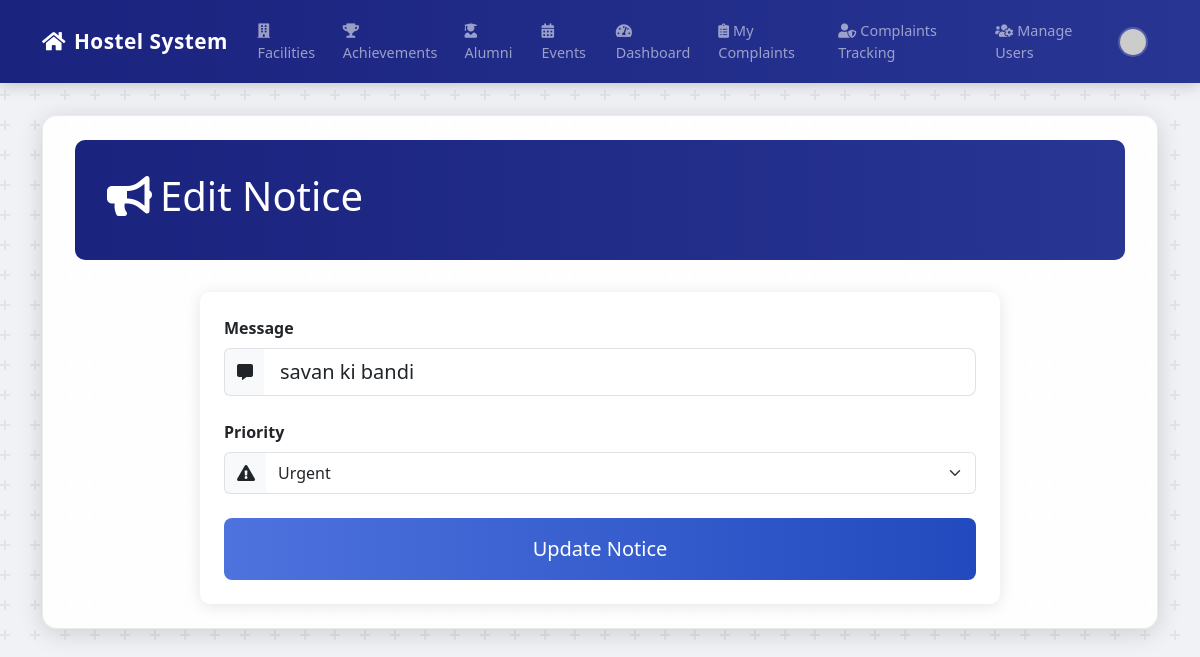
/admin/notice/edit/7 (signed in), run on an earlier commit of the app's database.
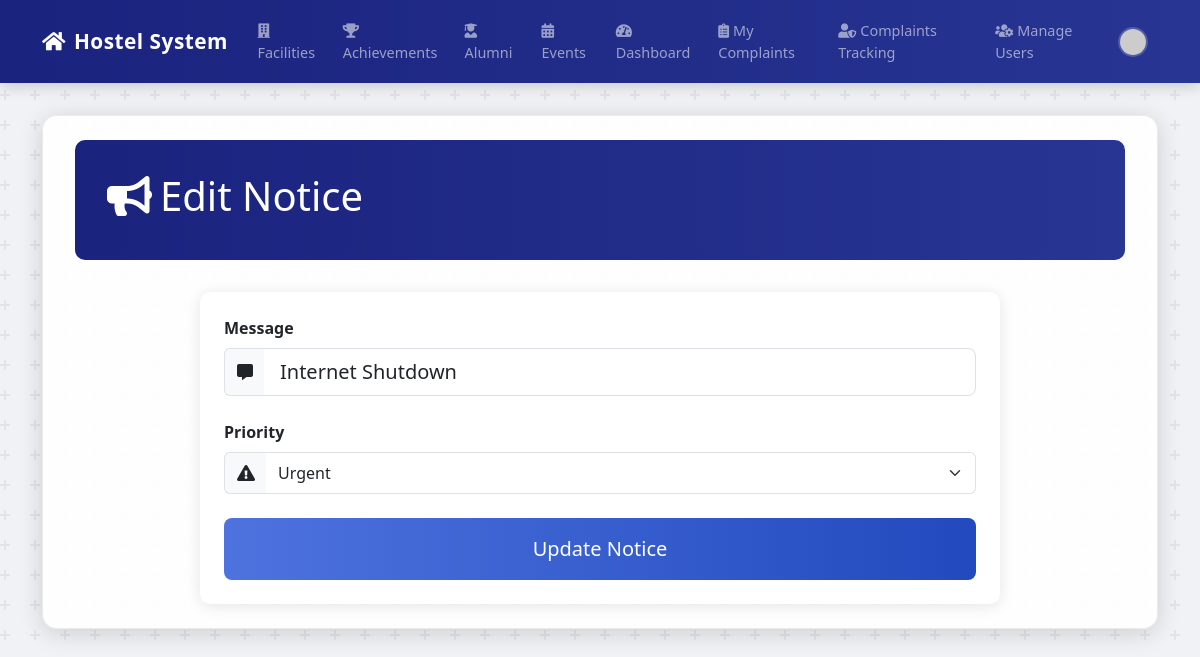
And on a later commit of the database.
### app.py (models this page shows)
class Notice(db.Model):
    id = db.Column(db.Integer, primary_key=True)
    message = db.Column(db.String(200), nullable=False)
    priority = db.Column(db.String(20), default='Normal')  # Normal, Important, Urgent
    created_at = db.Column(db.DateTime, nullable=False, default=datetime.utcnow)

### app.py (the view)
@app.route('/admin/notice/edit/<int:id>', methods=['GET', 'POST'])
@login_required
@admin_required
def edit_notice(id):
    notice = Notice.query.get_or_404(id)
    form = NoticeForm(obj=notice)
    if form.validate_on_submit():
        notice.message = form.message.data
        notice.priority = form.priority.data
        db.session.commit()
        flash('Notice has been updated!', 'success')
        return redirect(url_for('home'))
    return render_template('edit_notice.html', title='Edit Notice', form=form, notice=notice)

### app.py
class NoticeForm(FlaskForm):
    message = StringField('Message', validators=[DataRequired()])
    priority = SelectField('Priority', choices=[('Normal', 'Normal'), ('Important', 'Important'), ('Urgent', 'Urgent')], validators=[DataRequired()])
    submit = SubmitField('Update Notice')

### app.py (called while the page is built)
def admin_required(f):
    @wraps(f)
    def decorated_function(*args, **kwargs):
        if not current_user.is_authenticated or current_user.role != 'HMC Admin':
            flash('You do not have permission to access this page.', 'danger')
            return redirect(url_for('home'))
        return f(*args, **kwargs)
    return decorated_function

@login_manager.user_loader
def load_user(user_id):
    return User.query.get(int(user_id))

### templates/edit_notice.html (shortened to what this page needs)
{% extends "base.html" %}
{% block content %}
<div class="container-md py-4">
    <div class="dashboard-header">
        <h1><i class="fas fa-bullhorn me-2"></i>Edit Notice</h1>
    </div>
    <div class="complaint-form-section">
        <div class="card">
            <div class="card-body p-4">
                <form method="POST" action="" class="complaint-form">
                    <div class="mb-4">
                        {{ form.message.label(class="form-label fw-bold") }}
                        <div class="input-group">
                            <span class="input-group-text"><i class="fas fa-comment-alt"></i></span>
                            {{ form.message(class="form-control form-control-lg") }}
                        </div>
                    </div>
                    <div class="mb-4">
                        {{ form.priority.label(class="form-label fw-bold") }}
                        <div class="input-group">
                            <span class="input-group-text"><i class="fas fa-exclamation-triangle"></i></span>
                            {{ form.priority(class="form-select form-control-lg") }}
                        </div>
                    </div>
                    <div class="d-grid">
                        {{ form.submit(class="btn btn-primary btn-lg submit-btn") }}
                    </div>
                </form>
            </div>
        </div>
    </div>
</div>
{% endblock %}

What changed in the data, as far as the page shows it:
changed Notice "Urgent": message "savan ki bandi" → "Internet Shutdown"
